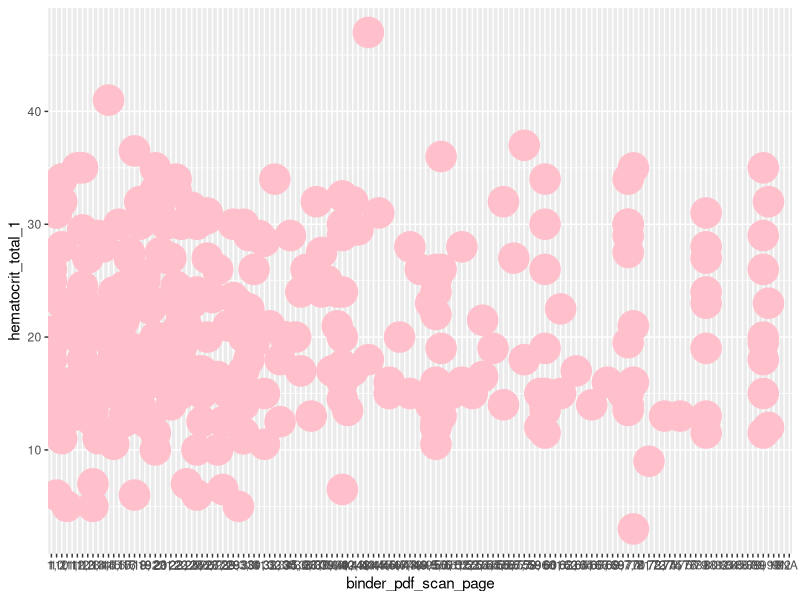

The R script that drew this image:
#THIS IS A TEMPLATE SCRIPT - PLEASE SAVE YOURS UNDER A DIFFERENT NAME
#BEFORE YOU COMMIT

#Sage grouse data - (Your name's) code
#Created: 9 Aug 2023 (EB)
#Last edited: 10 Aug 2023 (EB)



#Libraries
library(tidyverse)

#Code

#read in the data
sage_grouse <- read.csv("data/sage_grouse_morphology.csv")

head(sage_grouse)

library(ggplot2)
ggplot(data=sage_grouse, aes(x=binder_pdf_scan_page, y=hematocrit_total_1))+geom_point(color="pink",size=10)

for (i in 1:50){
  print("Josh is the best  🤗  🤗 ")
}

